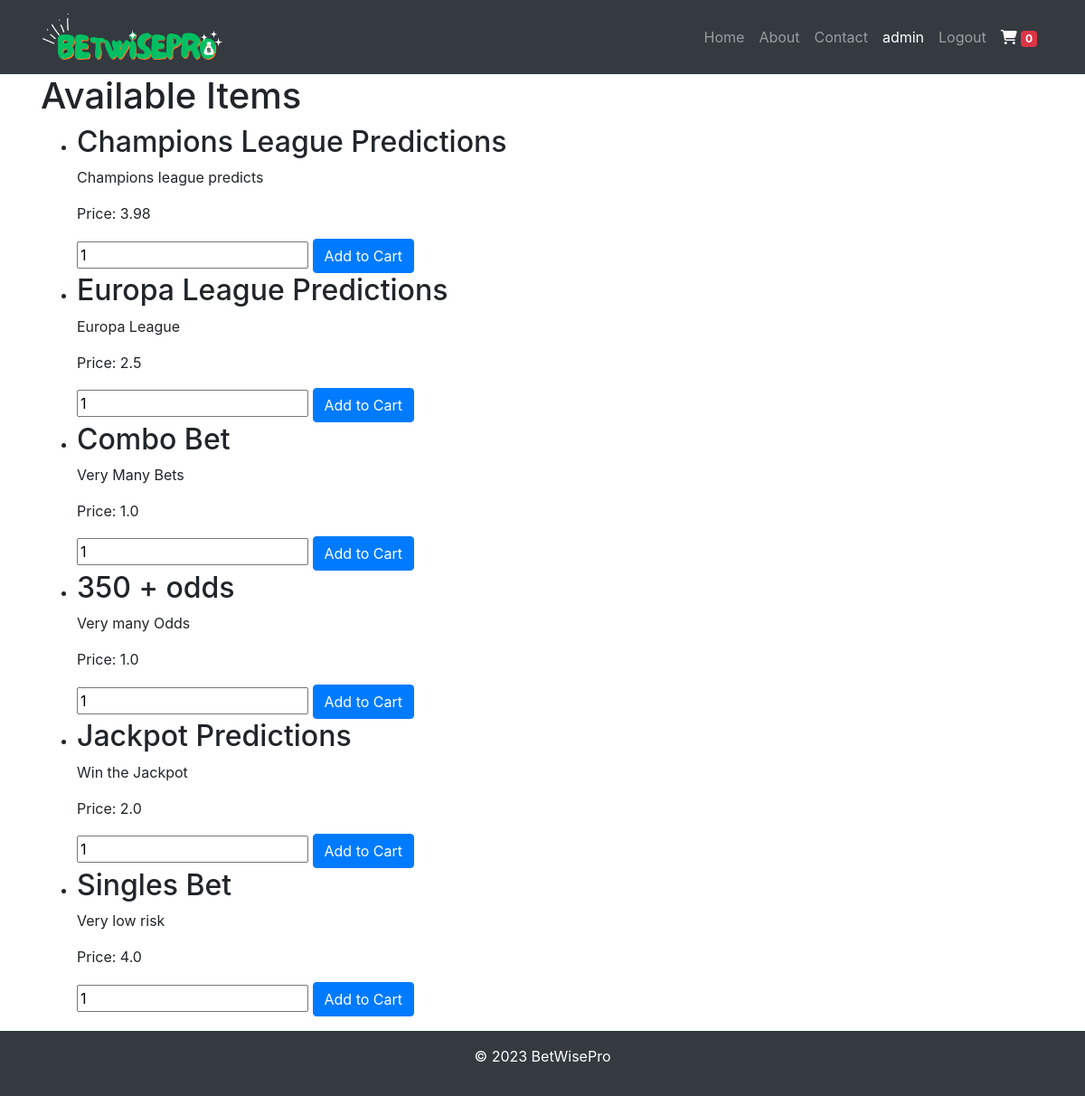
Page /items (signed in) on the committed database.
### main.py (models this page shows)
class User(UserMixin,db.Model):
    __tablename__ = 'users'
    id = db.Column(db.Integer, primary_key=True)
    username = db.Column(db.String(64), index=True, unique=True, nullable=False)
    email = db.Column(db.String(120), index=True, unique=True, nullable=False)
    password = db.Column(db.String(128), nullable=False)
    is_admin = db.Column(db.Boolean, default=False, nullable=False)
    cart_items = db.relationship('CartItem', backref='user', lazy='dynamic')
    orders = db.relationship('Order', backref='user', lazy=True)

class Item(db.Model):
    __tablename__ = 'items'
    id = db.Column(db.Integer, primary_key=True)
    name = db.Column(db.String(64), nullable=True)
    description = db.Column(db.String(256), nullable=True)
    odds = db.Column(db.String(256),nullable=True)
    price = db.Column(db.Float, nullable=True)
    detailed_description = db.Column(db.String(1000))
    img_url = db.Column(db.String(1000),nullable=True)
    cart_items = db.relationship('CartItem', backref='item', lazy='dynamic')

### main.py (the view)
@app.route('/items')
def item_list():
    items = Item.query.all()
    return render_template('item_list.html', items=items)

### main.py (called while the page is built)
@login_manager.user_loader
def load_user(user_id):
    return User.query.get(int(user_id))

### templates/item_list.html (shortened to what this page needs)
{% extends 'base.html' %}
{% block content %}
    <h1>Available Items</h1>
    <ul>
        {% for item in items %}
            <li>
                <h2>{{ item.name }}</h2>
                <p>{{ item.description }}</p>
                <p>Price: {{ item.price }}</p>
                <form method="POST" action="{{ url_for('add_to_cart') }}">
                    <input type="number" name="quantity" value="1">
                    <button type="submit" class="btn btn-primary">Add to Cart</button>
                </form>
            </li>
        {% endfor %}
    </ul>
{% endblock %}

### templates/header.html (shortened to what this page needs)
<header>
    <nav class="navbar navbar-expand-lg navbar-dark bg-dark" id="navbarbig_screen">
      <div class="container">
        <a class="navbar-brand" href="{{ url_for('index') }}"><img class="logo"src="{{ url_for('static', filename='images/logo.PNG') }}"></a>
        <div class="collapse navbar-collapse" id="navbarNav">
          <ul class="navbar-nav ml-auto">
            <li class="nav-item">
              <a class="nav-link" href="{{ url_for('index') }}">Home</a>
            </li>
            <li class="nav-item">
              <a class="nav-link" href="#">About</a>
            </li>
            <li class="nav-item">
              <a class="nav-link" href="#">Contact</a>
            </li>
            {% if  not current_user.is_authenticated: %}
            <li class="nav-item">
              <button type="button" class="btn btn-success me-md-2"><a href="{{url_for('login')}}"style="text-decoration:none;color:white;">Login</a></button>
            </li>
            <li class="nav-item">
              <button type="button" class="btn btn-dark me-md-2"><a href="{{url_for('register')}}" style="text-decoration:none;color:white;">Register</a></button>
            </li>
            {% else %}
            <li class="nav-item user">
              <a class="nav-link" href="{{ url_for('profile') }}" style="color:white;">{{current_user.username}}</a>
            </li>
            <li class="nav-item">
              <a class="nav-link" href="{{ url_for('logout') }}">Logout</a>
            </li>
            {% endif %}
            <li class="nav-item">
              <a class="nav-link" href="{{ url_for('cart') }}" id="cart-icon" role="button"  aria-expanded="false" style="color:white;">
                <i class="fas fa-shopping-cart"></i>
                <span class="badge bg-danger" id="cart-count">0</span>
              </a>
            </li>
          </ul>
        </div>
      </div>
    </nav>
  </header>

### static/css/styles.css (style rules this page uses)
.logo { height:20%; width:60%; }
.navbar-brand { margin-right: 0px; }

### rows in the picture
User: username "admin"
Item: name "Champions League Predictions", description "Champions league predicts", price "3.98"
Item: name "Europa League Predictions", description "Europa League", price "2.5"
Item: name "Combo Bet", description "Very Many Bets", price "1.0"
Item: name "350 + odds", description "Very many Odds", price "1.0"
Item: name "Jackpot Predictions", description "Win the Jackpot", price "2.0"
Item: name "Singles Bet", description "Very low risk", price "4.0"
